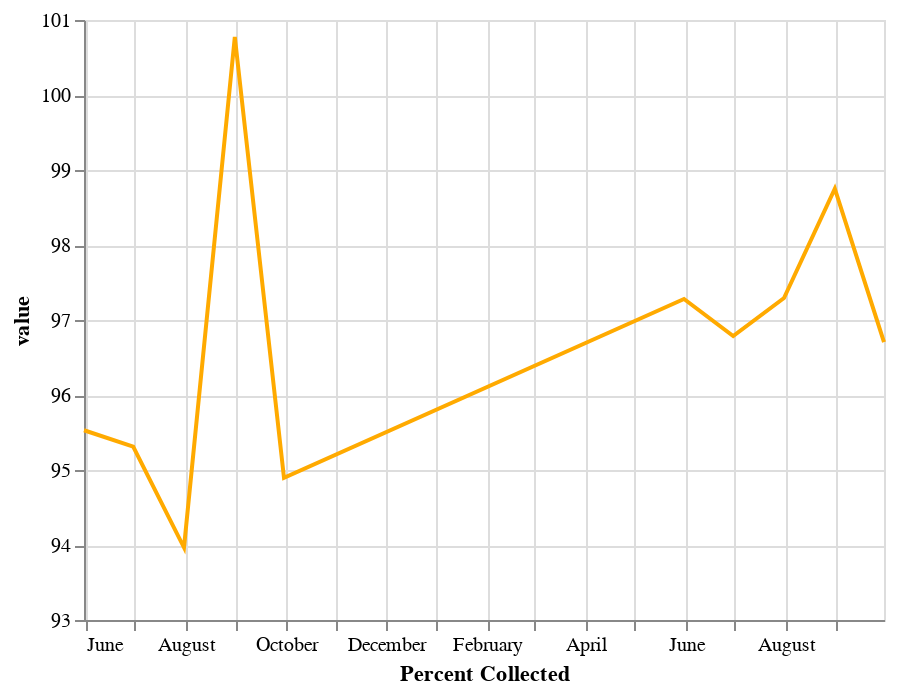

This figure's notebook cell:
### Code cell
line = line_chart = alt.Chart(monthly_percent_collected_chart).mark_line(color="#FFAA00").encode(
        alt.X('Percent Collected',
        scale=alt.Scale(zero=False)
    ),


    alt.Y("value", scale=alt.Scale(zero=False))
)

band = line_chart = alt.Chart(monthly_percent_collected_chart).mark_errorband(extent='ci').encode(
        alt.X('Percent Collected',
        scale=alt.Scale(zero=False)
    ),


    alt.Y("value", scale=alt.Scale(zero=False))
)

band + line

### Figure 1 — Vega-Lite specification as saved in the notebook (floating-point values rounded to 4 significant figures)
{"config": {"view": {"continuousWidth": 400, "continuousHeight": 300}}, "layer": [{"mark": {"type": "errorband", "extent": "ci"}, "encoding": {"x": {"type": "temporal", "field": "Percent Collected", "scale": {"zero": false}}, "y": {"type": "quantitative", "field": "value", "scale": {"zero": false}}}}, {"mark": {"type": "line", "color": "#FFAA00"}, "encoding": {"x": {"type": "temporal", "field": "Percent Collected", "scale": {"zero": false}}, "y": {"type": "quantitative", "field": "value", "scale": {"zero": false}}}}], "data": {"name": "data-ff1173548bfe5167731e40ecf63407d3"}, "$schema": "https://vega.github.io/schema/vega-lite/v4.0.2.json", "datasets": {"data-ff1173548bfe5167731e40ecf63407d3": [{"Percent Collected": "2019-05-31T00:00:00", "value": 95.53}, {"Percent Collected": "2019-06-30T00:00:00", "value": 95.31}, {"Percent Collected": "2019-07-31T00:00:00", "value": 93.97}, {"Percent Collected": "2019-08-31T00:00:00", "value": 100.8}, {"Percent Collected": "2019-09-30T00:00:00", "value": 94.89}, {"Percent Collected": "2020-05-31T00:00:00", "value": 97.28}, {"Percent Collected": "2020-06-30T00:00:00", "value": 96.79}, {"Percent Collected": "2020-07-31T00:00:00", "value": 97.29}, {"Percent Collected": "2020-08-31T00:00:00", "value": 98.75}, {"Percent Collected": "2020-09-30T00:00:00", "value": 96.71}]}}
